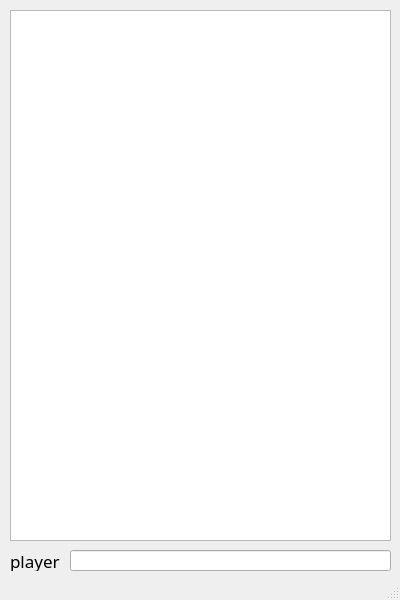
<?xml version="1.0" encoding="UTF-8"?>
<ui version="4.0">
 <class>MainWindow</class>
 <widget class="QMainWindow" name="MainWindow">
  <property name="geometry">
   <rect>
    <x>0</x>
    <y>0</y>
    <width>400</width>
    <height>600</height>
   </rect>
  </property>
  <property name="windowTitle">
   <string>StreamPlayer</string>
  </property>
  <property name="windowIcon">
   <iconset>
    <normaloff>icon.ico</normaloff>icon.ico</iconset>
  </property>
  <property name="iconSize">
   <size>
    <width>24</width>
    <height>24</height>
   </size>
  </property>
  <widget class="QWidget" name="centralWidget">
   <property name="font">
    <font>
     <pointsize>11</pointsize>
    </font>
   </property>
   <widget class="QListWidget" name="listWidget">
    <property name="geometry">
     <rect>
      <x>10</x>
      <y>10</y>
      <width>381</width>
      <height>531</height>
     </rect>
    </property>
    <property name="font">
     <font>
      <pointsize>14</pointsize>
     </font>
    </property>
   </widget>
   <widget class="QLineEdit" name="lineEdit">
    <property name="geometry">
     <rect>
      <x>70</x>
      <y>550</y>
      <width>321</width>
      <height>21</height>
     </rect>
    </property>
    <property name="font">
     <font>
      <family>Arial</family>
      <pointsize>13</pointsize>
     </font>
    </property>
   </widget>
   <widget class="QLabel" name="label">
    <property name="geometry">
     <rect>
      <x>10</x>
      <y>550</y>
      <width>54</width>
      <height>21</height>
     </rect>
    </property>
    <property name="font">
     <font>
      <family>微软雅黑</family>
      <pointsize>13</pointsize>
     </font>
    </property>
    <property name="text">
     <string>player</string>
    </property>
   </widget>
  </widget>
  <widget class="QStatusBar" name="statusBar"/>
 </widget>
 <layoutdefault spacing="6" margin="11"/>
 <resources/>
 <connections/>
</ui>
